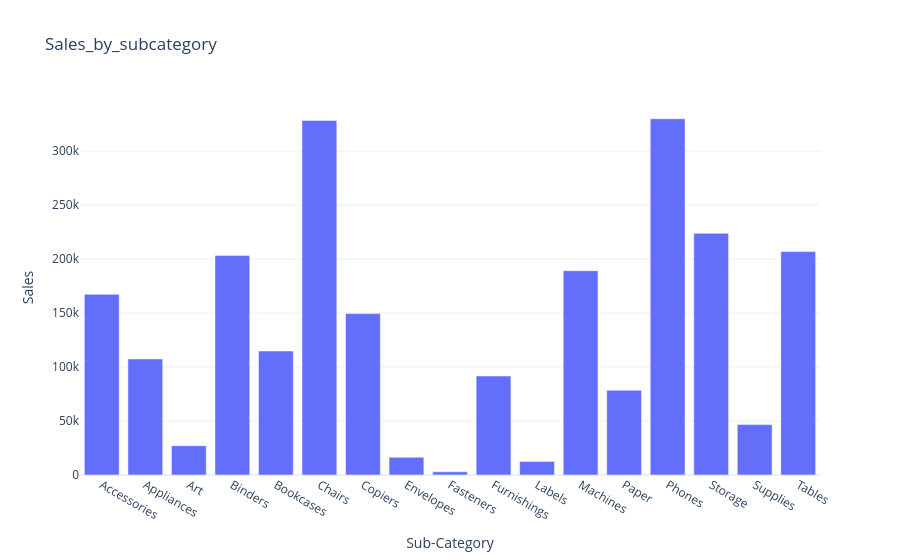

Notebook code cell kept with this figure:
### Code cell
#Sales by Sub-Category
sales_by_subcategory=data.groupby('Sub-Category')['Sales'].sum().reset_index()
sales_by_subcategory
#Plot graph
fig=px.bar(sales_by_subcategory,
           x='Sub-Category',
           y='Sales',
           title='Sales_by_subcategory'
    
)
fig.show()

### Figure 1 — Plotly figure (JSON) as saved in the notebook; plotly's stock layout.template omitted (floating-point values rounded to 4 significant figures)
{"data": [{"hovertemplate": "Sub-Category=%{x}<br>Sales=%{y}<extra></extra>", "legendgroup": "", "marker": {"color": "#636efa", "pattern": {"shape": ""}}, "name": "", "orientation": "v", "showlegend": false, "textposition": "auto", "type": "bar", "x": ["Accessories", "Appliances", "Art", "Binders", "Bookcases", "Chairs", "Copiers", "Envelopes", "Fasteners", "Furnishings", "Labels", "Machines", "Paper", "Phones", "Storage", "Supplies", "Tables"], "xaxis": "x", "y": [167400.0, 107500.0, 27120.0, 203400.0, 114900.0, 328400.0, 149500.0, 16480.0, 3024.0, 91710.0, 12490.0, 189200.0, 78480.0, 330000.0, 223800.0, 46670.0, 207000.0], "yaxis": "y"}], "layout": {"barmode": "relative", "legend": {"tracegroupgap": 0}, "title": {"text": "Sales_by_subcategory"}, "xaxis": {"anchor": "y", "domain": [0, 1], "title": {"text": "Sub-Category"}}, "yaxis": {"anchor": "x", "domain": [0, 1], "title": {"text": "Sales"}}}}
